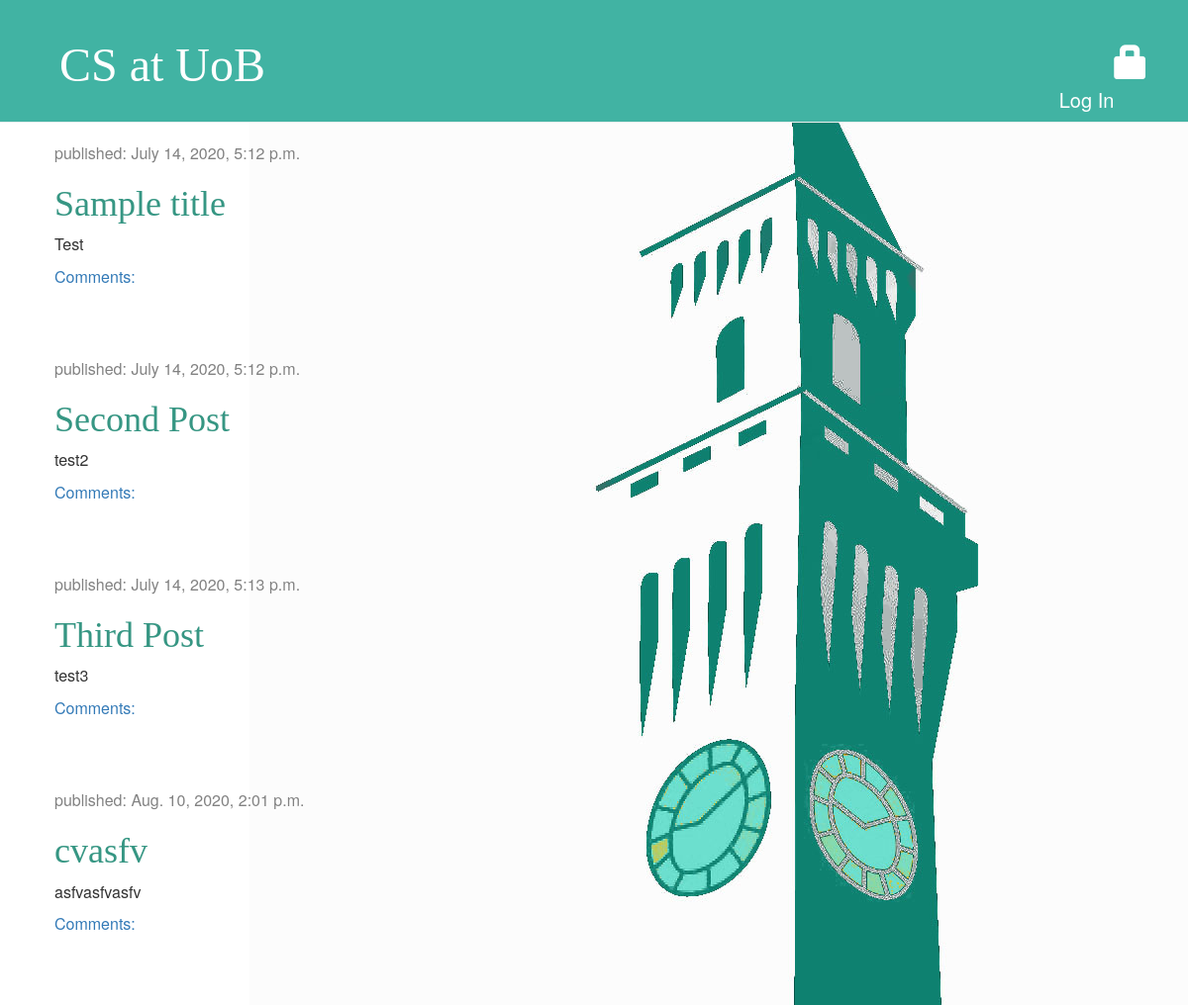
The app's page /, older data.
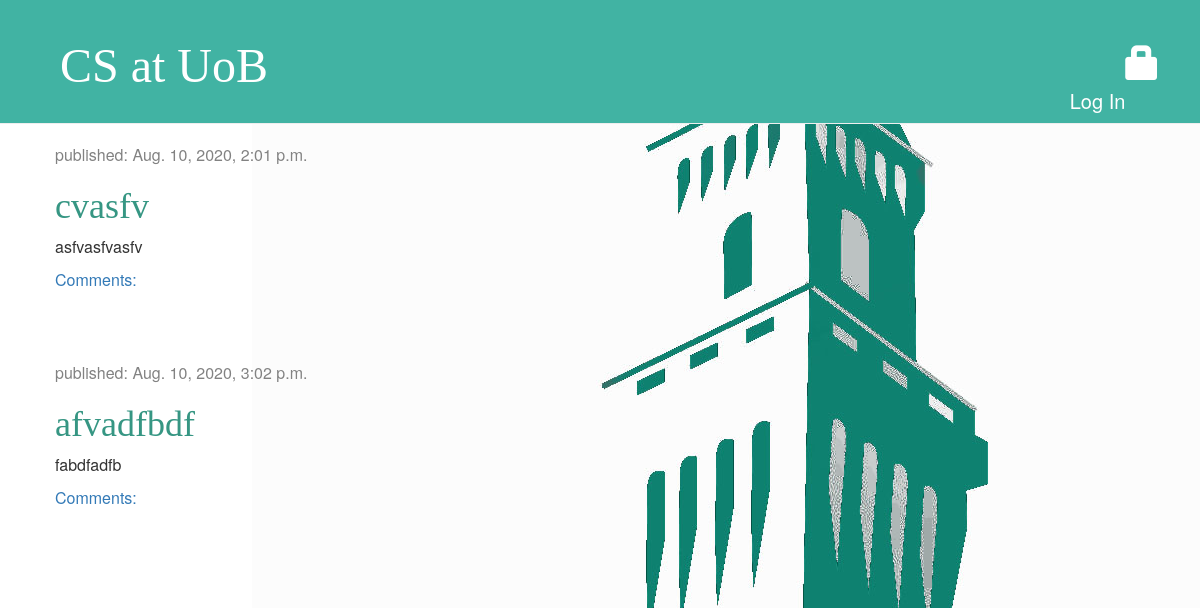
The same page, newer data.
### blog/models.py (models this page shows, shortened)
class Post(models.Model):
	author = models.ForeignKey(settings.AUTH_USER_MODEL,
	on_delete=models.CASCADE)
	title = models.CharField(max_length=200)
	text = models.TextField()
	created_date = models.DateTimeField(default=timezone.now)
	published_date = models.DateTimeField(blank=True, null=True)

### blog/views.py (the view)
# urls.py: path('', views.post_list, name='post_list'),
def post_list(request):
	posts = Post.objects.filter(published_date__lte=timezone.now()).order_by('published_date')
	return render(request, 'blog/post_list.html', {'posts' : posts})

### blog/templates/blog/post_list.html (shortened to what this page needs)
  {% extends 'blog/base.html' %}
{% load staticfiles %}
  {% load static %}
            {% block content%}
                {% for post in posts %}
                    <div class="post">
                        <div class="date">
                            <p>published: {{ post.published_date }}</p>
                        </div>
                        <h1><a href="{% url 'post_detail' pk=post.pk %}">{{ post.title }}</a></h1>
                            <p>{{ post.text|linebreaksbr }}</p>
                            <a href="{% url 'post_detail' pk=post.pk %}">Comments: {{ post.comment.count }}</a>
                    </div>
                {% endfor %}
            {%endblock%}

Row changes from the older to the newer data that the page shows:
removed Post: published_date "July 14, 2020, 5:12 p.m.", title "Sample title", text "Test"
removed Post: published_date "July 14, 2020, 5:12 p.m.", title "Second Post", text "test2"
removed Post: published_date "July 14, 2020, 5:13 p.m.", title "Third Post", text "test3"
added Post: published_date "Aug. 10, 2020, 3:02 p.m.", title "afvadfbdf", text "fabdfadfb"
